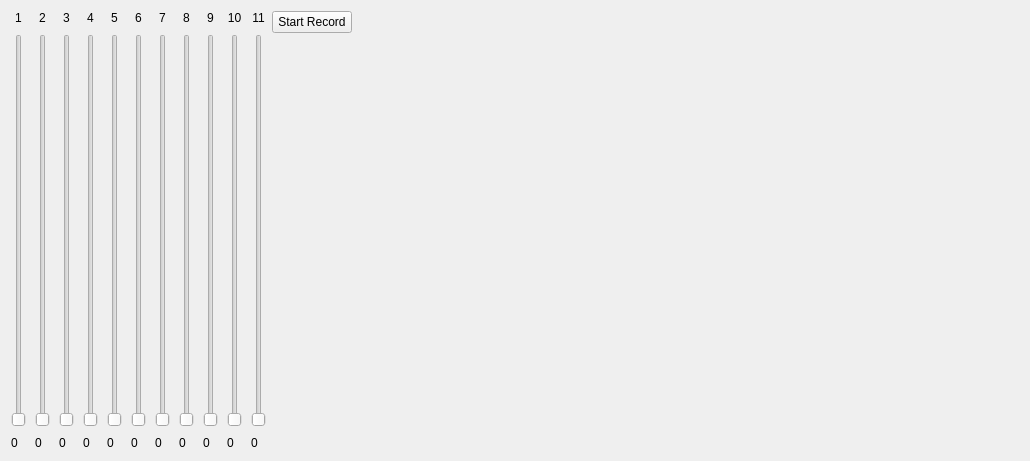
<?xml version="1.0" encoding="UTF-8"?>
<ui version="4.0">
 <class>QTempCtrlDlg</class>
 <widget class="QWidget" name="QTempCtrlDlg">
  <property name="geometry">
   <rect>
    <x>0</x>
    <y>0</y>
    <width>1030</width>
    <height>461</height>
   </rect>
  </property>
  <property name="windowTitle">
   <string>Dialog</string>
  </property>
  <layout class="QHBoxLayout" name="horizontalLayout_3">
   <item>
    <layout class="QHBoxLayout" name="horizontalLayout">
     <property name="spacing">
      <number>9</number>
     </property>
     <item>
      <layout class="QVBoxLayout" name="verticalLayout1">
       <item>
        <widget class="QLabel" name="label1">
         <property name="text">
          <string>1</string>
         </property>
         <property name="alignment">
          <set>Qt::AlignCenter</set>
         </property>
        </widget>
       </item>
       <item>
        <widget class="QSlider" name="verticalSlider1">
         <property name="orientation">
          <enum>Qt::Vertical</enum>
         </property>
         <property name="tickPosition">
          <enum>QSlider::NoTicks</enum>
         </property>
        </widget>
       </item>
       <item>
        <widget class="QLabel" name="labelSpeed1">
         <property name="text">
          <string>0</string>
         </property>
        </widget>
       </item>
      </layout>
     </item>
     <item>
      <layout class="QVBoxLayout" name="verticalLayout2">
       <item>
        <widget class="QLabel" name="label2">
         <property name="text">
          <string>2</string>
         </property>
         <property name="alignment">
          <set>Qt::AlignCenter</set>
         </property>
        </widget>
       </item>
       <item>
        <widget class="QSlider" name="verticalSlider2">
         <property name="orientation">
          <enum>Qt::Vertical</enum>
         </property>
        </widget>
       </item>
       <item>
        <widget class="QLabel" name="labelSpeed2">
         <property name="text">
          <string>0</string>
         </property>
        </widget>
       </item>
      </layout>
     </item>
     <item>
      <layout class="QVBoxLayout" name="verticalLayout3">
       <item>
        <widget class="QLabel" name="label3">
         <property name="text">
          <string>3</string>
         </property>
         <property name="alignment">
          <set>Qt::AlignCenter</set>
         </property>
        </widget>
       </item>
       <item>
        <widget class="QSlider" name="verticalSlider3">
         <property name="orientation">
          <enum>Qt::Vertical</enum>
         </property>
        </widget>
       </item>
       <item>
        <widget class="QLabel" name="labelSpeed3">
         <property name="text">
          <string>0</string>
         </property>
        </widget>
       </item>
      </layout>
     </item>
     <item>
      <layout class="QVBoxLayout" name="verticalLayout4">
       <item>
        <widget class="QLabel" name="label4">
         <property name="text">
          <string>4</string>
         </property>
         <property name="alignment">
          <set>Qt::AlignCenter</set>
         </property>
        </widget>
       </item>
       <item>
        <widget class="QSlider" name="verticalSlider4">
         <property name="orientation">
          <enum>Qt::Vertical</enum>
         </property>
        </widget>
       </item>
       <item>
        <widget class="QLabel" name="labelSpeed4">
         <property name="text">
          <string>0</string>
         </property>
        </widget>
       </item>
      </layout>
     </item>
     <item>
      <layout class="QVBoxLayout" name="verticalLayout5">
       <item>
        <widget class="QLabel" name="label5">
         <property name="text">
          <string>5</string>
         </property>
         <property name="alignment">
          <set>Qt::AlignCenter</set>
         </property>
        </widget>
       </item>
       <item>
        <widget class="QSlider" name="verticalSlider5">
         <property name="orientation">
          <enum>Qt::Vertical</enum>
         </property>
        </widget>
       </item>
       <item>
        <widget class="QLabel" name="labelSpeed5">
         <property name="text">
          <string>0</string>
         </property>
        </widget>
       </item>
      </layout>
     </item>
     <item>
      <layout class="QVBoxLayout" name="verticalLayout6">
       <item>
        <widget class="QLabel" name="label6">
         <property name="text">
          <string>6</string>
         </property>
         <property name="alignment">
          <set>Qt::AlignCenter</set>
         </property>
        </widget>
       </item>
       <item>
        <widget class="QSlider" name="verticalSlider6">
         <property name="orientation">
          <enum>Qt::Vertical</enum>
         </property>
        </widget>
       </item>
       <item>
        <widget class="QLabel" name="labelSpeed6">
         <property name="text">
          <string>0</string>
         </property>
        </widget>
       </item>
      </layout>
     </item>
     <item>
      <layout class="QVBoxLayout" name="verticalLayout7">
       <item>
        <widget class="QLabel" name="label7">
         <property name="text">
          <string>7</string>
         </property>
         <property name="alignment">
          <set>Qt::AlignCenter</set>
         </property>
        </widget>
       </item>
       <item>
        <widget class="QSlider" name="verticalSlider7">
         <property name="orientation">
          <enum>Qt::Vertical</enum>
         </property>
        </widget>
       </item>
       <item>
        <widget class="QLabel" name="labelSpeed7">
         <property name="text">
          <string>0</string>
         </property>
        </widget>
       </item>
      </layout>
     </item>
     <item>
      <layout class="QVBoxLayout" name="verticalLayout8">
       <item>
        <widget class="QLabel" name="label8">
         <property name="text">
          <string>8</string>
         </property>
         <property name="alignment">
          <set>Qt::AlignCenter</set>
         </property>
        </widget>
       </item>
       <item>
        <widget class="QSlider" name="verticalSlider8">
         <property name="orientation">
          <enum>Qt::Vertical</enum>
         </property>
        </widget>
       </item>
       <item>
        <widget class="QLabel" name="labelSpeed8">
         <property name="text">
          <string>0</string>
         </property>
        </widget>
       </item>
      </layout>
     </item>
     <item>
      <layout class="QVBoxLayout" name="verticalLayout9">
       <item>
        <widget class="QLabel" name="label9">
         <property name="text">
          <string>9</string>
         </property>
         <property name="alignment">
          <set>Qt::AlignCenter</set>
         </property>
        </widget>
       </item>
       <item>
        <widget class="QSlider" name="verticalSlider9">
         <property name="orientation">
          <enum>Qt::Vertical</enum>
         </property>
        </widget>
       </item>
       <item>
        <widget class="QLabel" name="labelSpeed9">
         <property name="text">
          <string>0</string>
         </property>
        </widget>
       </item>
      </layout>
     </item>
     <item>
      <layout class="QVBoxLayout" name="verticalLayout10">
       <item>
        <widget class="QLabel" name="label10">
         <property name="text">
          <string>10</string>
         </property>
         <property name="alignment">
          <set>Qt::AlignCenter</set>
         </property>
        </widget>
       </item>
       <item>
        <widget class="QSlider" name="verticalSlider10">
         <property name="orientation">
          <enum>Qt::Vertical</enum>
         </property>
        </widget>
       </item>
       <item>
        <widget class="QLabel" name="labelSpeed10">
         <property name="text">
          <string>0</string>
         </property>
        </widget>
       </item>
      </layout>
     </item>
     <item>
      <layout class="QVBoxLayout" name="verticalLayout11">
       <item>
        <widget class="QLabel" name="label11">
         <property name="text">
          <string>11</string>
         </property>
         <property name="alignment">
          <set>Qt::AlignCenter</set>
         </property>
        </widget>
       </item>
       <item>
        <widget class="QSlider" name="verticalSlider11">
         <property name="orientation">
          <enum>Qt::Vertical</enum>
         </property>
        </widget>
       </item>
       <item>
        <widget class="QLabel" name="labelSpeed11">
         <property name="text">
          <string>0</string>
         </property>
        </widget>
       </item>
      </layout>
     </item>
    </layout>
   </item>
   <item>
    <layout class="QVBoxLayout" name="verticalLayoutTemp" stretch="0,1">
     <item>
      <layout class="QHBoxLayout" name="horizontalLayoutTemp">
       <item>
        <widget class="QPushButton" name="pushButtonStart">
         <property name="sizePolicy">
          <sizepolicy hsizetype="Fixed" vsizetype="Fixed">
           <horstretch>0</horstretch>
           <verstretch>0</verstretch>
          </sizepolicy>
         </property>
         <property name="text">
          <string>Start Record</string>
         </property>
        </widget>
       </item>
       <item>
        <spacer name="horizontalSpacer">
         <property name="orientation">
          <enum>Qt::Horizontal</enum>
         </property>
         <property name="sizeHint" stdset="0">
          <size>
           <width>40</width>
           <height>20</height>
          </size>
         </property>
        </spacer>
       </item>
      </layout>
     </item>
     <item>
      <widget class="QwtPlot" name="plot"/>
     </item>
    </layout>
   </item>
  </layout>
 </widget>
 <customwidgets>
  <customwidget>
   <class>QwtPlot</class>
   <extends>QFrame</extends>
   <header>qwt_plot.h</header>
   <container>1</container>
  </customwidget>
 </customwidgets>
 <resources/>
 <connections/>
</ui>
